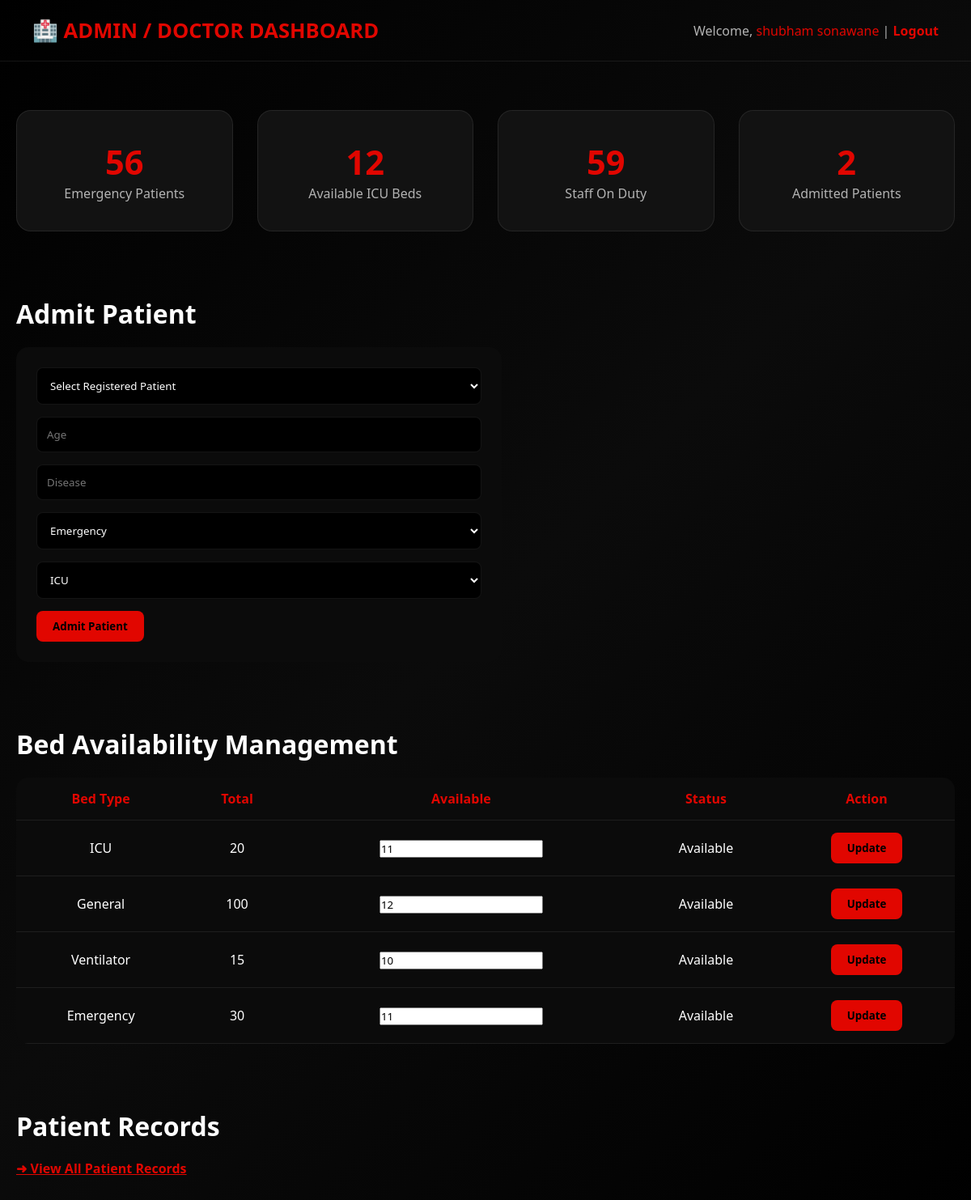
The app's page /dashboard.php (signed in) with its own data.
### tables this page shows
CREATE TABLE `hospital_status` (
  `id` int(11) NOT NULL,
  `emergency_patients` int(11) DEFAULT NULL,
  `icu_beds` int(11) DEFAULT NULL,
  `staff_on_duty` int(11) DEFAULT NULL,
  `last_updated` timestamp NOT NULL DEFAULT current_timestamp()
);

CREATE TABLE `beds` (
  `bed_id` int(11) NOT NULL,
  `bed_type` varchar(50) DEFAULT NULL,
  `total_beds` int(11) DEFAULT NULL,
  `available_beds` int(11) DEFAULT NULL,
  `status` enum('Available','Full') DEFAULT 'Available'
);

### dashboard.php (the view, shortened to what this page needs)
<?php
include "db.php";
$status = mysqli_fetch_assoc(
    mysqli_query($conn,"SELECT * FROM hospital_status WHERE id=1")
);
$beds = mysqli_query($conn,"SELECT * FROM beds");
$patientCount = mysqli_num_rows(
    mysqli_query($conn,"SELECT * FROM patients")
);
?>
<!DOCTYPE html>
<html lang="en">
<head>
</head>
<body>
<header>
    <div class="logo">🏥 ADMIN / DOCTOR DASHBOARD</div>
    <div class="user">
        Welcome, <span><?php echo $_SESSION['name']; ?></span> |
        <a href="logout.php" class="logout">Logout</a>
    </div>
</header>
<div class="container">
    <div class="grid">
        <div class="card">
            <h3><?php echo $status['emergency_patients']; ?></h3>
            <p>Emergency Patients</p>
        </div>
        <div class="card">
            <h3><?php echo $status['icu_beds']; ?></h3>
            <p>Available ICU Beds</p>
        </div>
        <div class="card">
            <h3><?php echo $status['staff_on_duty']; ?></h3>
            <p>Staff On Duty</p>
        </div>
        <div class="card">
            <h3><?php echo $patientCount; ?></h3>
            <p>Admitted Patients</p>
        </div>
    </div>
    <div class="section">
        <h2>Admit Patient</h2>
        <form class="admit-form" method="post" action="admit_patient.php">
            <select name="patient_login_id" required>
                <option value="">Select Registered Patient</option>
            </select>
            <input type="number" name="age" placeholder="Age" required>
            <input type="text" name="disease" placeholder="Disease" required>
            <select name="admission_type">
                <option value="Emergency">Emergency</option>
            </select>
            <select name="bed_type">
                <option value="ICU">ICU</option>
            </select>
            <button name="admit">Admit Patient</button>
        </form>
    </div>
    <div class="section">
        <h2>Bed Availability Management</h2>
        <table>
            <tr>
                <th>Bed Type</th>
                <th>Total</th>
                <th>Available</th>
                <th>Status</th>
                <th>Action</th>
            </tr>
            <?php while($b=mysqli_fetch_assoc($beds)){ ?>
            <tr>
                <form method="post" action="update_beds.php">
                    <td><?php echo $b['bed_type']; ?></td>
                    <td><?php echo $b['total_beds']; ?></td>
                    <td>
                        <input type="number" name="available"
                               value="<?php echo $b['available_beds']; ?>">
                    </td>
                    <td><?php echo $b['status']; ?></td>
                    <td>
                        <button name="update">Update</button>
                    </td>
                </form>
            </tr>
            <?php } ?>
        </table>
    </div>
    <div class="section">
        <h2>Patient Records</h2>
        <a href="patients.php" style="color:var(--red);font-weight:700;">
            ➜ View All Patient Records
        </a>
    </div>
</div>
</body>
</html>

### dashboard.php (style rules this page uses)
:root { --bg:#000; --panel:#0B0B0B; --card:#121212; --red:#E10600; --white:#fff; --muted:#b3b3b3; --border:rgba(255,255,255,.08); }
* { margin:0;padding:0;box-sizing:border-box;font-family:Segoe UI,sans-serif; }
body { background:linear-gradient(135deg,#000,#0B0B0B,#000);color:var(--white); }
header { padding:20px 40px; display:flex; justify-content:space-between; align-items:center; border-bottom:1px solid var(--border); }
.logo { font-size:1.6rem;font-weight:900;color:var(--red); }
.user { color:var(--muted); }
.user span { color:var(--red); }
.logout { color:var(--red);text-decoration:none;font-weight:700; }
.container { max-width:1300px;margin:60px auto;padding:0 20px; }
.grid { display:grid; grid-template-columns:repeat(auto-fit,minmax(220px,1fr)); gap:30px; }
.card { background:var(--card); border:1px solid var(--border); border-radius:18px; padding:35px; text-align:center; }
.card h3 { font-size:2.6rem;color:var(--red); }
.card p { color:var(--muted); }
.section { margin-top:80px; }
.section h2 { margin-bottom:20px;font-size:2rem; }
table { width:100%; border-collapse:collapse; background:var(--panel); border-radius:15px; overflow:hidden; }
th,td { padding:15px; text-align:center; border-bottom:1px solid var(--border); }
th { color:var(--red); }
form.admit-form { background:var(--panel); padding:25px; border-radius:15px; max-width:600px; }
form.admit-form input, form.admit-form select { width:100%; padding:12px; margin-bottom:15px; background:#000; color:#fff; border:1px solid var(--border); border-radius:8px; }
button { padding:10px 20px; background:var(--red); border:none; border-radius:8px; font-weight:700; cursor:pointer; }

### records on screen
hospital_status: emergency_patients "56", icu_beds "12", staff_on_duty "59"
beds: bed_type "ICU", total_beds "20", available "11", status "Available"
beds: bed_type "General", total_beds "100", available "12", status "Available"
beds: bed_type "Ventilator", total_beds "15", available "10", status "Available"
beds: bed_type "Emergency", total_beds "30", available "11", status "Available"

### other values on screen
$_SESSION['name'] "shubham sonawane"
$patientCount "2"
